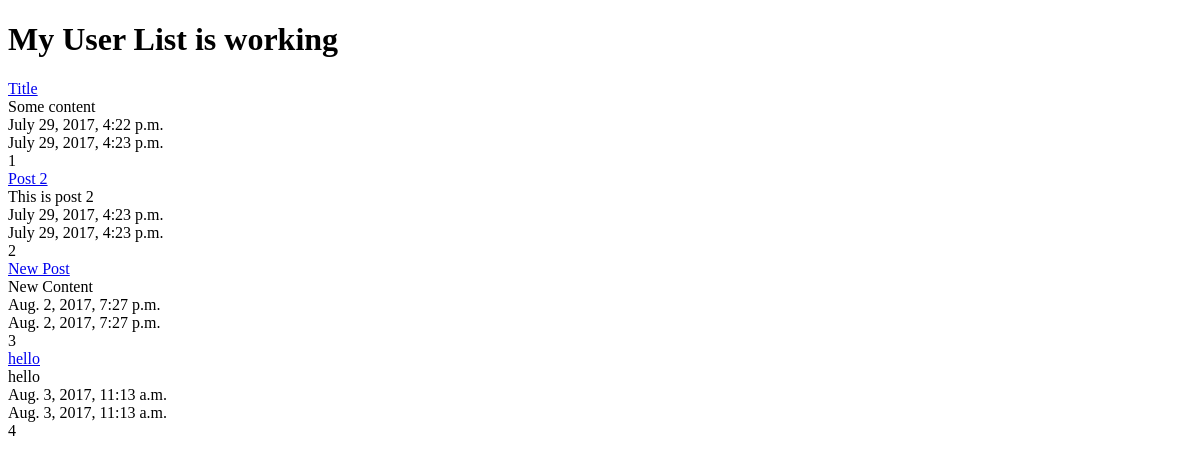
The app's page /posts/, older data.
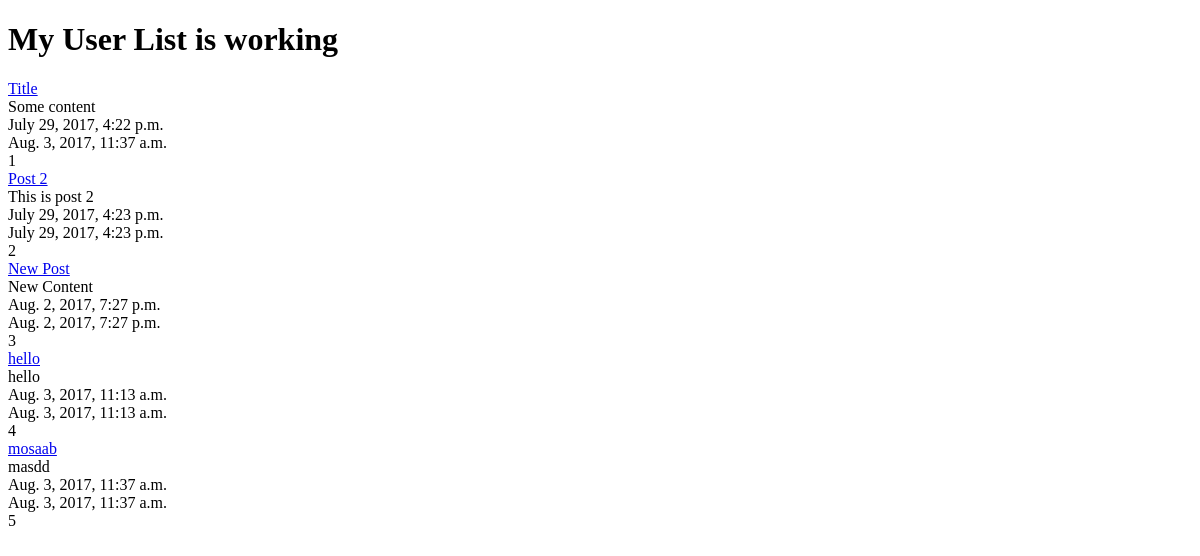
The same page, newer data.
### posts/models.py (models this page shows, shortened)
class Post(models.Model):
	title = models.CharField(max_length=120)
	content = models.TextField()
	updated = models.DateTimeField(auto_now=True , auto_now_add=False)	#when it updated in the DB
	timestamp = models.DateTimeField(auto_now=False , auto_now_add=True)	#when it first crated in the DB
	def get_absolute_url(self):
		return reverse("posts:detail", kwargs={"id":self.id})

### posts/views.py (the view)
def post_list(request):
	queryset = Post.objects.all()
	context = {
		"object_list" : queryset,
		"title":"My User List"
	}
	return render(request, "index.html", context)

### templates/index.html (shortened to what this page needs)
<!DOCTYPE html>
<html>
	<head>
	</head>
	<body>
		<h1>{{ title }} is working</h1>
		{% for object in object_list %}
			<a href="{{ object.get_absolute_url }}">{{ object.title }}</a><br>
			{{ object.content }}<br>
			{{ object.timestamp }}<br>
			{{ object.updated }}<br>
			{{ object.id }}<br>
		{% endfor %}
	</body>
</html>

Row changes from the older to the newer data that the page shows:
changed Post "Title": updated "July 29, 2017, 4:23 p.m." → "Aug. 3, 2017, 11:37 a.m."
added Post: title "mosaab", content "masdd", timestamp "Aug. 3, 2017, 11:37 a.m.", updated "Aug. 3, 2017, 11:37 a.m.", id "5"
